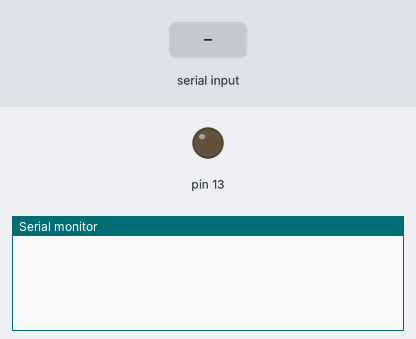
The sketch below on a simulated Arduino Uno, built with avr-gcc and run on an emulated ATmega328P. Parts: output pins drawn as LEDs (lit = HIGH), the last lines printed to the serial monitor. The inputs (shaded band) are chosen by the test bench.

Above: at 1.2 s.
1.3 s: "L" received over Serial
At 1.9 s:
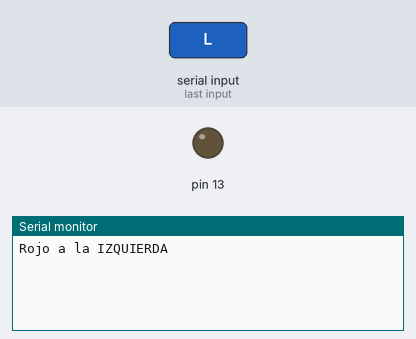
2.8 s: "C" received over Serial
At 4.0 s:
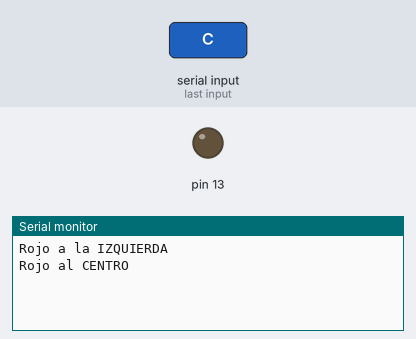
4.3 s: "R" received over Serial
At 5.4 s:
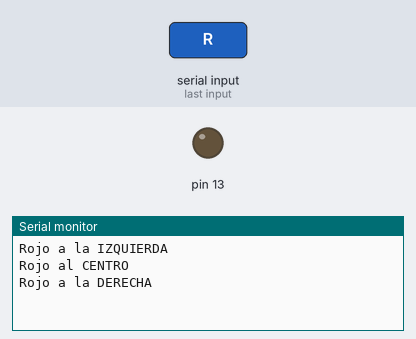

Measured:
- after the input at 1.3 s, the serial monitor: prints a new line at once (image 1)
- after the input at 2.8 s, the serial monitor: prints a new line at once (image 2)
- after the input at 4.3 s, the serial monitor: prints a new line at once (image 3)

The sketch:

serial_com.ino
```cpp
void setup() {
  Serial.begin(9600);
  pinMode(13, OUTPUT);
}

void loop() {
  if (Serial.available() > 0) {
    char signal = Serial.read();

    if (signal == 'L') {
      Serial.println("Rojo a la IZQUIERDA");
    } else if (signal == 'C') {
      Serial.println("Rojo al CENTRO");
    } else if (signal == 'R') {
      Serial.println("Rojo a la DERECHA");
    } else if (signal == 'N') {
      Serial.println("No detectado");
    }
  }
}
```
